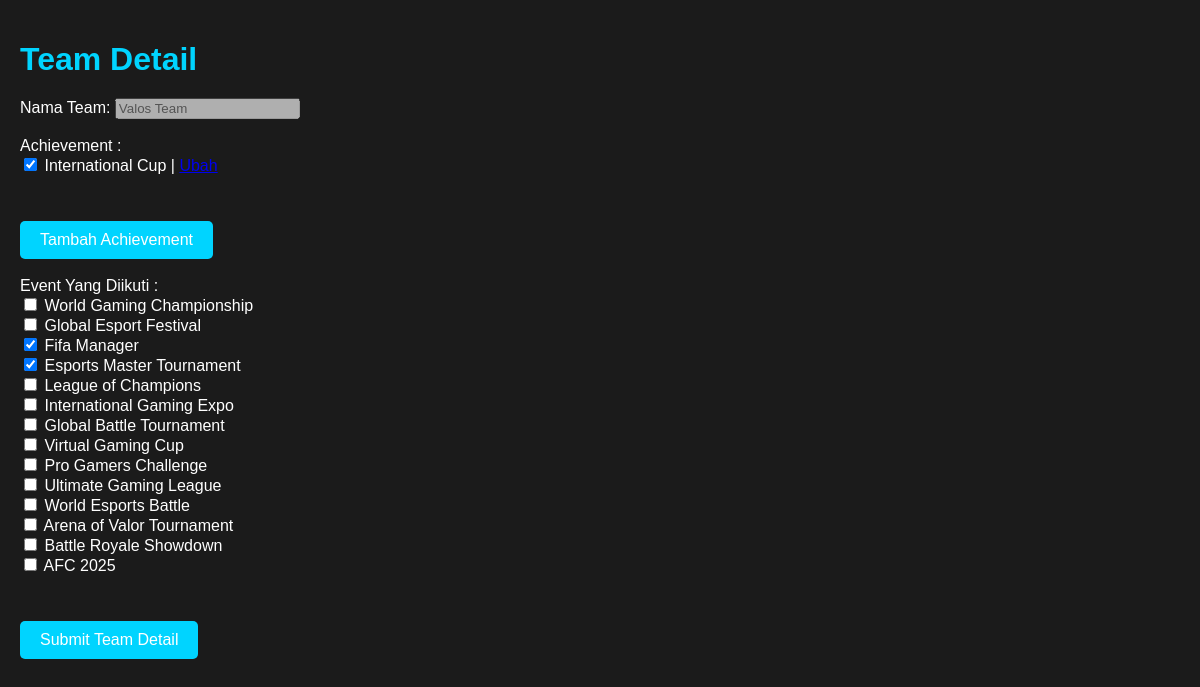
Before: /backendAdmin/team/editteamdetail.php?idteam=1 (signed in) with the older database file.
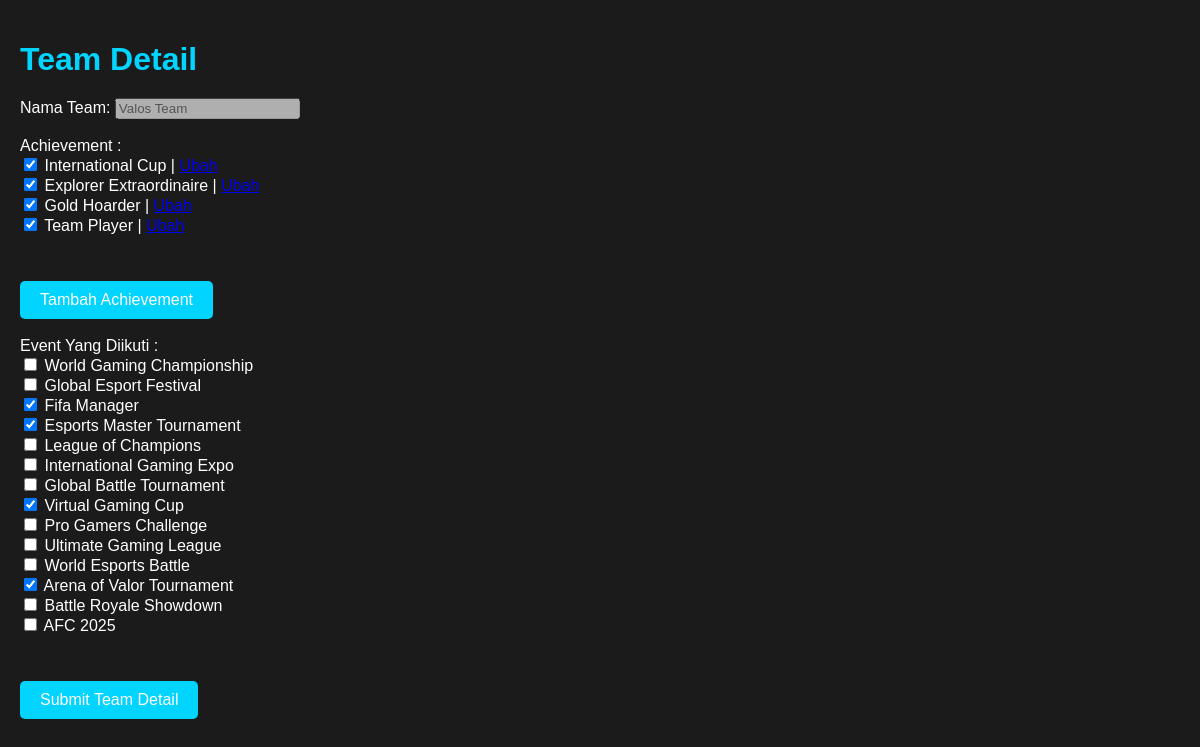
After: the same page with the newer database file.
### tables this page shows
CREATE TABLE `achievement` (
  `idachievement` int NOT NULL AUTO_INCREMENT,
  `idteam` int NOT NULL,
  `name` varchar(45) DEFAULT NULL,
  `date` date DEFAULT NULL,
  `description` varchar(200) DEFAULT NULL,
  PRIMARY KEY (`idachievement`),
  KEY `fk_achievement_team1_idx` (`idteam`),
  CONSTRAINT `fk_achievement_team1` FOREIGN KEY (`idteam`) REFERENCES `team` (`idteam`) ON DELETE CASCADE ON UPDATE CASCADE
);

CREATE TABLE `event` (
  `idevent` int NOT NULL AUTO_INCREMENT,
  `name` varchar(45) DEFAULT NULL,
  `date` date DEFAULT NULL,
  `description` varchar(200) DEFAULT NULL,
  PRIMARY KEY (`idevent`)
);

### backendAdmin/models/parent.php (called while the page is built, shortened)
<?php
    class ParentClass {
        public function __construct(){
            $this->mysqli = new mysqli(SERVER_NAME, USER_NAME, PASSWORD, DB_NAME);
        }
    }
?>

### backendAdmin/models/team.php (called while the page is built, shortened)
<?php
    require_once("parent.php");
    class Team extends ParentClass{
        public function getTeambyId($idteam){
            $stt = $this->mysqli->prepare("select * from team where idteam=?");
            $stt->bind_param("i", $idteam);
            $stt->execute();
            $result = $stt->get_result();
            return $result;
        }
    }
?>

### backendAdmin/models/achievement.php (called while the page is built, shortened)
<?php
    require_once("parent.php");
    class Achv extends ParentClass{
        public function getCurAcv($idteam){
            $stt = $this->mysqli->prepare("select * from achievement where idteam=?");
            $stt->bind_param("i",$idteam);
            $stt-> execute();
            $result = $stt-> get_result();
            return $result;
        }
    }
?>

### backendAdmin/models/event.php (called while the page is built, shortened)
<?php
    require_once("parent.php");
    class Event extends ParentClass{
        public function getTeamEventbyId($idteam){
            $stt = $this->mysqli->prepare("select e.idevent, e.name as event_name, et.idevent from event as e
                                inner join event_teams as et on e.idevent = et.idevent where et.idteam=?");
            $stt->bind_param("i", $idteam);
            $stt->execute();
            $result = $stt->get_result();
            return $result;
        }
        public function getAllEvent(){
            $stt = $this->mysqli->prepare("select * from event");
            $stt-> execute();
            $result = $stt-> get_result();
            return $result;
        }
    }
?>

### backendAdmin/team/editteamdetail.php (the view, shortened to what this page needs)
<?php
if (isset($_GET['idteam'])) {
    $idteam = $_GET['idteam'];
}
else{
    header("location: ..\dbteam.php");
}
require_once("../models/team.php");
require_once("../models/achievement.php");
require_once("../models/event.php");
$team = new Team();
$achievement = new Achv();
$event = new Event();
$result = $team->getTeambyId($idteam);
while ($row = $result->fetch_assoc()) {
    $team_name = $row['name'];
}
$res = $event->getTeamEventbyId($idteam);
$selectEvent = [];
while ($row2 = $res->fetch_assoc()) {
    $selectEvent[] = $row2['idevent'];
}
$allevent = $event->getAllEvent();
$curachv = $achievement->getCurAcv($idteam);
?>
<!DOCTYPE html>
<html lang="en">
<head>
    <link rel="stylesheet" href="../css/insert.css">
</head>
<body>
    <h1>Team Detail</h1>
    <form action="editteamdetail_proses.php" method="POST">
        <label for="name">Nama Team:</label>
        <input type="text" id="name" name="name" value="<?php echo $team_name; ?>" disabled> <br><br>
        <label for="">Achievement :</label> <br>
        <?php
        while($achvrow = $curachv->fetch_assoc()) {
            echo "<input type='checkbox' name='achv[]' value='" . $achvrow['idachievement'] . "' checked> " . $achvrow['name'];
            echo " | <a href='../achievement/editacv.php?idacv=" . $achvrow['idachievement'] . "&source=editdetailteam'>Ubah</a><br>";
        }
        ?> <br><br>
        <input type="button" id="btnTambahAchv" class="btn-add" value="Tambah Achievement"> <br> <br>
        <label for="">Event Yang Diikuti :</label> <br>
        <?php
        while ($eventrow = $allevent->fetch_assoc()) {
            $checked = in_array($eventrow['idevent'], $selectEvent) ? "checked" : "";
            echo "<input type='checkbox' name='event[]' value='" . $eventrow['idevent'] . "' $checked> " . $eventrow['name'] . "<br>";
        }
        ?> <br><br>
        <input type="submit" value="Submit Team Detail" class="btn-add">
    </form>
</body>
</html>

Changed rows visible on the page:
added achievement: name "Explorer Extraordinaire"
added achievement: name "Gold Hoarder"
added achievement: name "Team Player"
computed for event "Virtual Gaming Cup": idevent "☐" → "☑"
computed for event "Arena of Valor Tournament": idevent "☐" → "☑"
